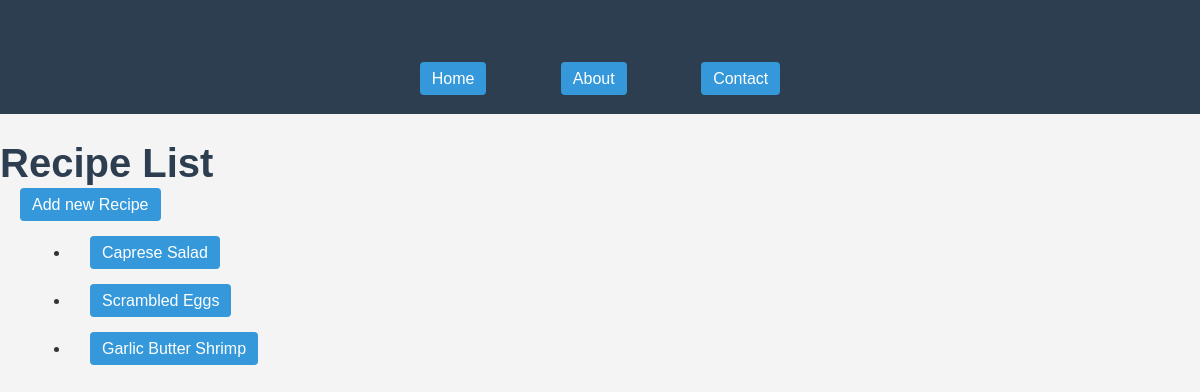
Page /recipes/ on the earlier database version.
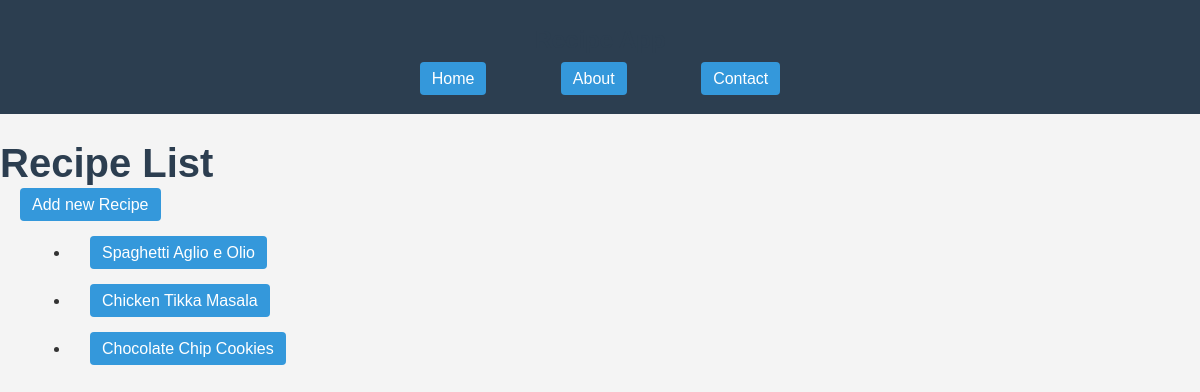
Same page on the later database version.
### recipes/models.py (models this page shows, shortened)
class Recipe(models.Model):
    title = models.CharField(max_length=100)
    slug = AutoSlugField(populate_from='title', unique=True, null=True)
    recipe_image = models.FileField(upload_to="recipes/", max_length=250, null=True,default=None)
    description = models.TextField()
    ingredients = models.TextField()
    instructions = models.TextField()
    content = HTMLField(default="Content not available")
    created_at = models.DateTimeField(auto_now_add=True)

### recipes/views.py (the view)
# urls.py: path('recipes/', views.recipe_list, name='recipe_list'),
def recipe_list(request):
    recipes = Recipe.objects.all()
    return render(request, 'recipes/recipe_list.html', {'recipes': recipes})

### recipes/templates/recipes/recipe_list.html (shortened to what this page needs)
{% extends 'recipes/base.html' %}
{% block content %}
<h1>Recipe List</h1>
<a href="{% url 'recipe_create' %}">Add new Recipe</a>
<ul>
    {% for recipe in recipes %}
        <li>
            <a href="{% url 'recipe_detail' recipe.slug %}">{{ recipe.title }}</a>
        </li>
    {% empty %}
        <p>No recipes available.</p>
    {% endfor %}
</ul>
{% endblock %}

### recipes/templates/recipes/base.html (shortened to what this page needs)
{% load static %}
<!DOCTYPE html>
<html lang="en">
<head>
    <link rel="stylesheet" href="{% static 'css/style.css' %}">
</head>
<body>
    <header>
        <h1>Recipe App</h1>
        <nav>
            <ul>
                <li><a href="{% url 'recipe_list' %}">Home</a></li>
                <li><a href="{% url 'about' %}">About</a></li>
                <li><a href="{% url 'contact' %}">Contact</a></li>
            </ul>
        </nav>
    </header>
    <main>
        {% block content %}
        {% endblock %}
    </main>
</body>
</html>

### recipes/static/css/style.css (style rules this page uses)
body { font-family: Arial, sans-serif; background-color: #f4f4f4; color: #333; margin: 0; padding: 0; }
h1, h2 { color: #2c3e50; }
h1 { font-size: 2.5em; margin-bottom: 10px; }
li { margin: 30px; }
a, button { color: #fff; background-color: #3498db; padding: 8px 12px; text-decoration: none; border-radius: 4px; margin: 20px; }
header { background-color: #2c3e50; color: #fff; padding: 10px 0; }
header h1 { text-align: center; font-size: 24px; }
nav ul { list-style: none; padding: 0; text-align: center; }
nav ul li { display: inline; margin: 0 15px; }
nav ul li a { color: #fff; text-decoration: none; }

Differences in the rows shown:
removed Recipe: title "Caprese Salad"
removed Recipe: title "Scrambled Eggs"
removed Recipe: title "Garlic Butter Shrimp"
added Recipe: title "Spaghetti Aglio e Olio"
added Recipe: title "Chicken Tikka Masala"
added Recipe: title "Chocolate Chip Cookies"
